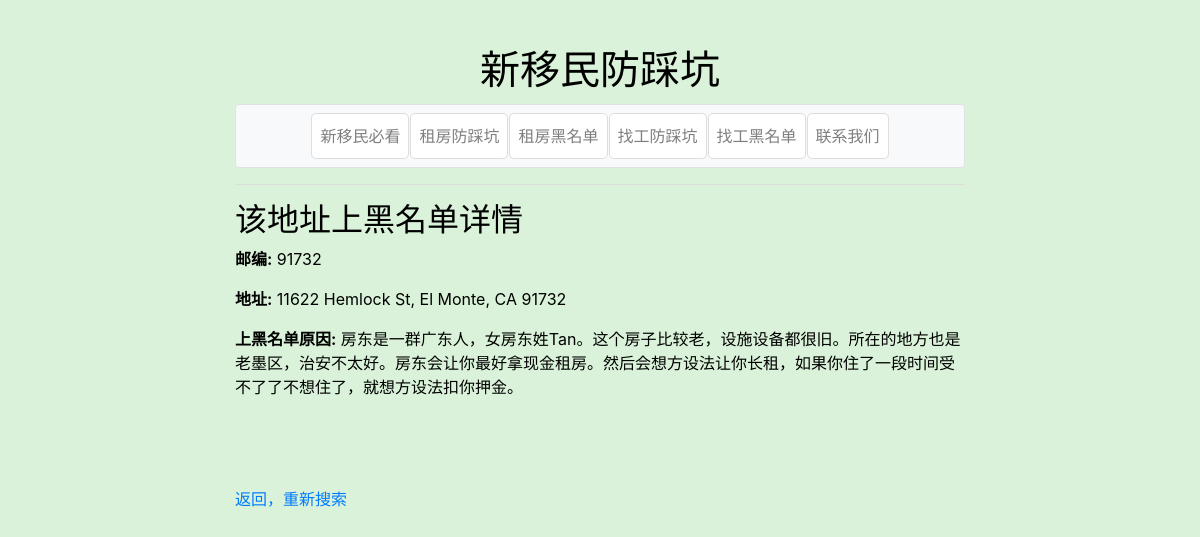
The app's page /rentDetail/11622 Hemlock St, El Monte, CA 91732 with its own data.
### tables this page shows
CREATE TABLE "rent_info" (
	"id"	INTEGER,
	"zipcode"	TEXT NOT NULL CHECK(length("zipcode") = 5 AND "zipcode" GLOB '[0-9][0-9][0-9][0-9][0-9]'),
	"address"	TEXT NOT NULL,
	"content"	TEXT,
	PRIMARY KEY("id" AUTOINCREMENT)
);

### app/routes.py (the view)
@bp.route('/rentDetail/<address>')
def rentDetail(address):
    info = utils.get_info_rent(address)
    if info:
        return render_template('rentDetail.html', info=info)
    else:
        abort(404)

### app/utils.py (called while the page is built)
def get_db_connection():
    conn = sqlite3.connect('blacklist.db')
    conn.row_factory = sqlite3.Row
    return conn

def get_info_rent(address):
    conn = get_db_connection()
    cursor = conn.cursor()
    cursor.execute("SELECT zipcode, address, content FROM rent_info WHERE address = ?", (address,))
    info = cursor.fetchone()
    conn.close()
    return dict(info) if info else None

### app/templates/rentDetail.html (shortened to what this page needs)
{% extends "base.html" %}
{% block content %}
    <h2>该地址上黑名单详情</h2>
    <p><strong>邮编:</strong> {{ info.zipcode }}</p>
    <p><strong>地址:</strong> {{ info.address }}</p>
    <p><strong>上黑名单原因:</strong> {{ info.content }}</p>
    <br>
    <br>
    <br>
    <p><a href="{{ url_for('main.rentBlack') }}">返回，重新搜索</a></p>
{% endblock %}

### app/static/style.css (style rules this page uses)
body { background-color: #d9f2d9; margin: 0; padding-top: 20px; color: black; }

### records on screen
rent_info: zipcode "91732", address "11622 Hemlock St, El Monte, CA 91732", content "房东是一群广东人，女房东姓Tan。这个房子比较老，设施设备都很旧。所在的地方也是老墨区，治安不太好。房东会让你最好拿现金租房。然后会想方设法让你长租，如果你住了一段时间受不了了不想住了，就想方设法扣你押金。"
